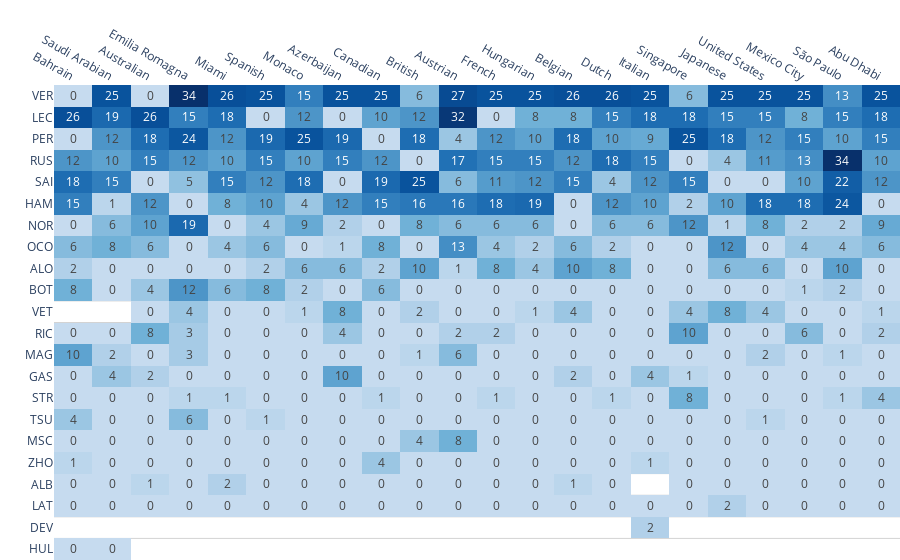

The notebook cell this image was saved under:
### Code cell
fig = px.imshow(
    results,
    text_auto=True,
    aspect='auto',  # Automatically adjust the aspect ratio
    color_continuous_scale=[[0,    'rgb(198, 219, 239)'],  # Blue scale
                            [0.25, 'rgb(107, 174, 214)'],
                            [0.5,  'rgb(33,  113, 181)'],
                            [0.75, 'rgb(8,   81,  156)'],
                            [1,    'rgb(8,   48,  107)']],
    labels={'x': 'Race',
            'y': 'Driver',
            'color': 'Points'}       # Change hover texts
)
fig.update_xaxes(title_text='')      # Remove axis titles
fig.update_yaxes(title_text='')
fig.update_yaxes(tickmode='linear')  # Show all ticks, i.e. driver names
fig.update_yaxes(showgrid=True, gridwidth=1, gridcolor='LightGrey',
                 showline=False,
                 tickson='boundaries')              # Show horizontal grid only
fig.update_xaxes(showgrid=False, showline=False)    # And remove vertical grid
fig.update_layout(plot_bgcolor='rgba(0,0,0,0)')     # White background
fig.update_layout(coloraxis_showscale=False)        # Remove legend
fig.update_layout(xaxis=dict(side='top'))           # x-axis on top
fig.update_layout(margin=dict(l=0, r=0, b=0, t=0))  # Remove border margins
fig
show(fig)

### Figure 1 — Plotly figure (JSON) as saved in the notebook; plotly's stock layout.template omitted (floating-point values rounded to 4 significant figures; data arrays with more than 128 entries replaced by an {"elided": "..."} marker saying what was removed)
{"data": [{"coloraxis": "coloraxis", "hovertemplate": "Race: %{x}<br>Driver: %{y}<br>Points: %{z}<extra></extra>", "name": "0", "texttemplate": "%{z}", "type": "heatmap", "x": ["Bahrain", "Saudi Arabian", "Australian", "Emilia Romagna", "Miami", "Spanish", "Monaco", "Azerbaijan", "Canadian", "British", "Austrian", "French", "Hungarian", "Belgian", "Dutch", "Italian", "Singapore", "Japanese", "United States", "Mexico City", "São Paulo", "Abu Dhabi"], "xaxis": "x", "y": ["VER", "LEC", "PER", "RUS", "SAI", "HAM", "NOR", "OCO", "ALO", "BOT", "VET", "RIC", "MAG", "GAS", "STR", "TSU", "MSC", "ZHO", "ALB", "LAT", "DEV", "HUL"], "yaxis": "y", "z": {"elided": "22x22 float values"}}], "layout": {"coloraxis": {"colorbar": {"title": {"text": "Points"}}, "colorscale": [[0, "rgb(198, 219, 239)"], [0.25, "rgb(107, 174, 214)"], [0.5, "rgb(33,  113, 181)"], [0.75, "rgb(8,   81,  156)"], [1, "rgb(8,   48,  107)"]], "showscale": false}, "margin": {"b": 0, "l": 0, "r": 0, "t": 0}, "plot_bgcolor": "rgba(0,0,0,0)", "xaxis": {"anchor": "y", "domain": [0, 1], "showgrid": false, "showline": false, "side": "top", "title": {"text": ""}}, "yaxis": {"anchor": "x", "autorange": "reversed", "domain": [0, 1], "gridcolor": "LightGrey", "gridwidth": 1, "showgrid": true, "showline": false, "tickmode": "linear", "tickson": "boundaries", "title": {"text": ""}}}}
